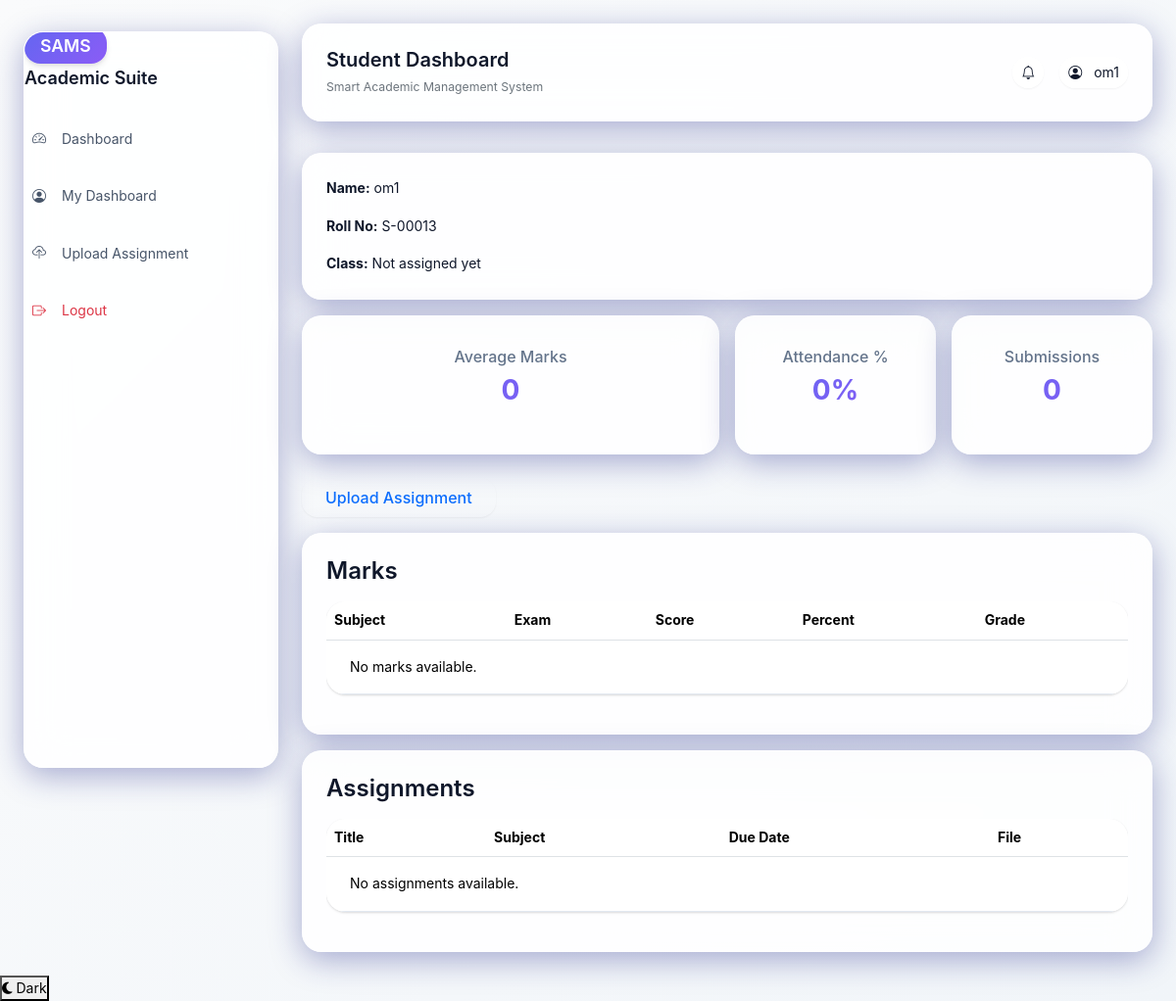
Screenshot of /student/dashboard/ (signed in) with the database file from the repository.
### accounts/models.py (models this page shows, shortened)
class CustomUser(AbstractUser):
    class Role(models.TextChoices):
        ADMIN = "ADMIN", "Admin"
        TEACHER = "TEACHER", "Teacher"
        STUDENT = "STUDENT", "Student"
    role = models.CharField(max_length=20, choices=Role.choices, default=Role.STUDENT)

class StudentProfile(models.Model):
    user = models.OneToOneField(settings.AUTH_USER_MODEL, on_delete=models.CASCADE)
    roll_number = models.CharField(max_length=30, unique=True)
    parent_email = models.EmailField(blank=True)
    academic_class = models.ForeignKey(
        AcademicClass,
        on_delete=models.SET_NULL,
        related_name="students",
        null=True,
        blank=True,
    )

### student/views.py (the view)
# urls.py: path("dashboard/", dashboard, name="dashboard"),
@role_required(CustomUser.Role.STUDENT)
def dashboard(request):
    profile = _student_profile(request.user)
    marks = Mark.objects.filter(student=profile).select_related("subject")
    attendance_records = Attendance.objects.filter(student=profile)
    total_attendance = attendance_records.count()
    present_attendance = attendance_records.filter(status=Attendance.Status.PRESENT).count()
    attendance_percentage = round((present_attendance / total_attendance) * 100, 2) if total_attendance else 0
    average_marks = marks.aggregate(avg=Avg("marks_obtained")).get("avg") or 0
    assignments = (
        Assignment.objects.filter(academic_class=profile.academic_class).select_related("subject")[:8]
        if profile.academic_class
        else Assignment.objects.none()
    )
    context = {
        "profile": profile,
        "marks": marks,
        "assignments": assignments,
        "submission_count": AssignmentSubmission.objects.filter(student=profile).count(),
        "attendance_percentage": attendance_percentage,
        "average_marks": round(average_marks, 2),
    }
    return render(request, "student/dashboard.html", context)

### student/views.py (called while the page is built)
def _student_profile(user):
    profile, _ = StudentProfile.objects.select_related("user", "academic_class").get_or_create(
        user=user,
        defaults={"roll_number": f"S-{user.id:05d}", "academic_class": None},
    )
    return profile

### templates/student/dashboard.html (shortened to what this page needs)
{% extends 'base.html' %}
{% block page_title %}Student Dashboard{% endblock %}
{% block content %}
<section class="glass-card p-4 mb-3" data-aos="fade-up">
    <p><strong>Name:</strong> {{ profile.user.get_full_name|default:profile.user.username }}</p>
    <p><strong>Roll No:</strong> {{ profile.roll_number }}</p>
    <p class="mb-0"><strong>Class:</strong> {{ profile.academic_class|default:"Not assigned yet" }}</p>
</section>
<div class="row g-3 mb-4">
    <div class="col-md-6" data-aos="fade-up"><div class="glass-card stat-card"><h6>Average Marks</h6><h3>{{ average_marks }}</h3></div></div>
    <div class="col-md-3" data-aos="fade-up" data-aos-delay="100"><div class="glass-card stat-card"><h6>Attendance %</h6><h3>{{ attendance_percentage }}%</h3></div></div>
    <div class="col-md-3" data-aos="fade-up" data-aos-delay="150"><div class="glass-card stat-card"><h6>Submissions</h6><h3>{{ submission_count }}</h3></div></div>
</div>
<div class="mb-3">
    <a href="{% url 'student:upload_assignment' %}" class="btn btn-outline-primary">Upload Assignment</a>
</div>
<section class="glass-card p-4 mb-3" data-aos="fade-up">
    <h3>Marks</h3>
    <div class="table-responsive">
    <table class="table table-hover align-middle">
        <tr><th>Subject</th><th>Exam</th><th>Score</th><th>Percent</th><th>Grade</th></tr>
        {% for mark in marks %}
            <tr>
                <td>{{ mark.subject.name }}</td>
                <td>{{ mark.exam_name }}</td>
                <td>{{ mark.marks_obtained }}/{{ mark.total_marks }}</td>
                <td>{{ mark.percentage }}%</td>
                <td>{{ mark.grade }}</td>
            </tr>
        {% empty %}
            <tr><td colspan="5">No marks available.</td></tr>
        {% endfor %}
    </table></div>
</section>
<section class="glass-card p-4" data-aos="fade-up">
    <h3>Assignments</h3>
    <div class="table-responsive">
    <table class="table table-hover align-middle">
        <tr><th>Title</th><th>Subject</th><th>Due Date</th><th>File</th></tr>
        {% for item in assignments %}
            <tr>
                <td>{{ item.title }}</td>
                <td>{{ item.subject.name }}</td>
                <td>{{ item.due_date|default:"-" }}</td>
                <td>
                    {% if item.file %}
                        <a href="{{ item.file.url }}">Download</a>
                    {% else %}
                        N/A
                    {% endif %}
                </td>
            </tr>
        {% empty %}
            <tr><td colspan="4">No assignments available.</td></tr>
        {% endfor %}
    </table></div>
</section>
{% endblock %}

### templates/base.html (shortened to what this page needs)
{% load static %}
<!DOCTYPE html>
<html lang="en">
<head>
    <link href="https://cdn.jsdelivr.net/npm/bootstrap@5.3.7/dist/css/bootstrap.min.css" rel="stylesheet">
    <link href="https://cdn.jsdelivr.net/npm/bootstrap-icons@1.11.3/font/bootstrap-icons.css" rel="stylesheet">
    <link rel="stylesheet" href="https://cdnjs.cloudflare.com/ajax/libs/font-awesome/6.4.0/css/all.min.css">
    <link href="https://unpkg.com/aos@2.3.1/dist/aos.css" rel="stylesheet">
    <link rel="stylesheet" href="{% static 'css/style.css' %}">
    <link rel="stylesheet" href="{% static 'css/dark-mode-fixes.css' %}" />
</head>
<body>
    {% if user.is_authenticated %}
        <div class="app-shell">
            <aside class="sidebar glass-card">
                <div class="brand mb-4">
                    <span class="badge-brand">SAMS</span>
                    <h5 class="mt-2 mb-0">Academic Suite</h5>
                </div>
                <nav class="nav flex-column gap-1">
                    <a class="nav-link" href="{% url 'accounts:redirect_dashboard' %}"><i class="bi bi-speedometer2 me-2"></i>Dashboard</a>
                    {% if user.role == "ADMIN" %}
                        <a class="nav-link" href="{% url 'admin_panel:manage_users' %}"><i class="bi bi-people me-2"></i>Users</a>
                        <a class="nav-link" href="{% url 'admin_panel:manage_profiles' %}"><i class="bi bi-person-vcard me-2"></i>Profiles</a>
                        <a class="nav-link" href="{% url 'admin_panel:manage_classes_subjects' %}"><i class="bi bi-journal-bookmark me-2"></i>Classes & Subjects</a>
                    {% else %}
                        <a class="nav-link" href="{% url 'student:dashboard' %}"><i class="bi bi-person-circle me-2"></i>My Dashboard</a>
                        <a class="nav-link" href="{% url 'student:upload_assignment' %}"><i class="bi bi-cloud-upload me-2"></i>Upload Assignment</a>
                    {% endif %}
                    <a class="nav-link text-danger" href="{% url 'accounts:logout' %}"><i class="bi bi-box-arrow-right me-2"></i>Logout</a>
                </nav>
            </aside>
            <div class="main-content">
                <header class="topbar glass-card d-flex justify-content-between align-items-center">
                    <div>
                        <h4 class="mb-1">{% block page_title %}Dashboard{% endblock %}</h4>
                        <small class="text-secondary">Smart Academic Management System</small>
                    </div>
                    <div class="d-flex align-items-center gap-3">
                        <span class="notification-pill"><i class="bi bi-bell"></i></span>
                        <div class="profile-pill">
                            <i class="bi bi-person-circle me-2"></i>{{ user.get_full_name|default:user.username }}
                        </div>
                    </div>
                </header>
                <main class="container-fluid px-0 mt-4">
    {% else %}
                <main class="auth-layout">
    {% endif %}
                    {% block content %}{% endblock %}
                </main>
    {% if user.is_authenticated %}
            </div>
        </div>
    {% endif %}
    <button id="theme-toggle" class="theme-toggle-global" title="Toggle theme">
        <i class="fas fa-moon toggle-icon"></i>
        <span class="toggle-text">Theme</span>
    </button>
</body>
</html>

### static/css/dark-mode-fixes.css (style rules this page uses)
p { color: var(--text-primary); }

### rows the page displays
CustomUser: get_full_name "om1"
StudentProfile: user.get_full_name "om1", roll_number "S-00013", academic_class "Not assigned yet"

### other values shown
{{ average_marks }} "0"
{{ attendance_percentage }} "0"
{{ submission_count }} "0"
